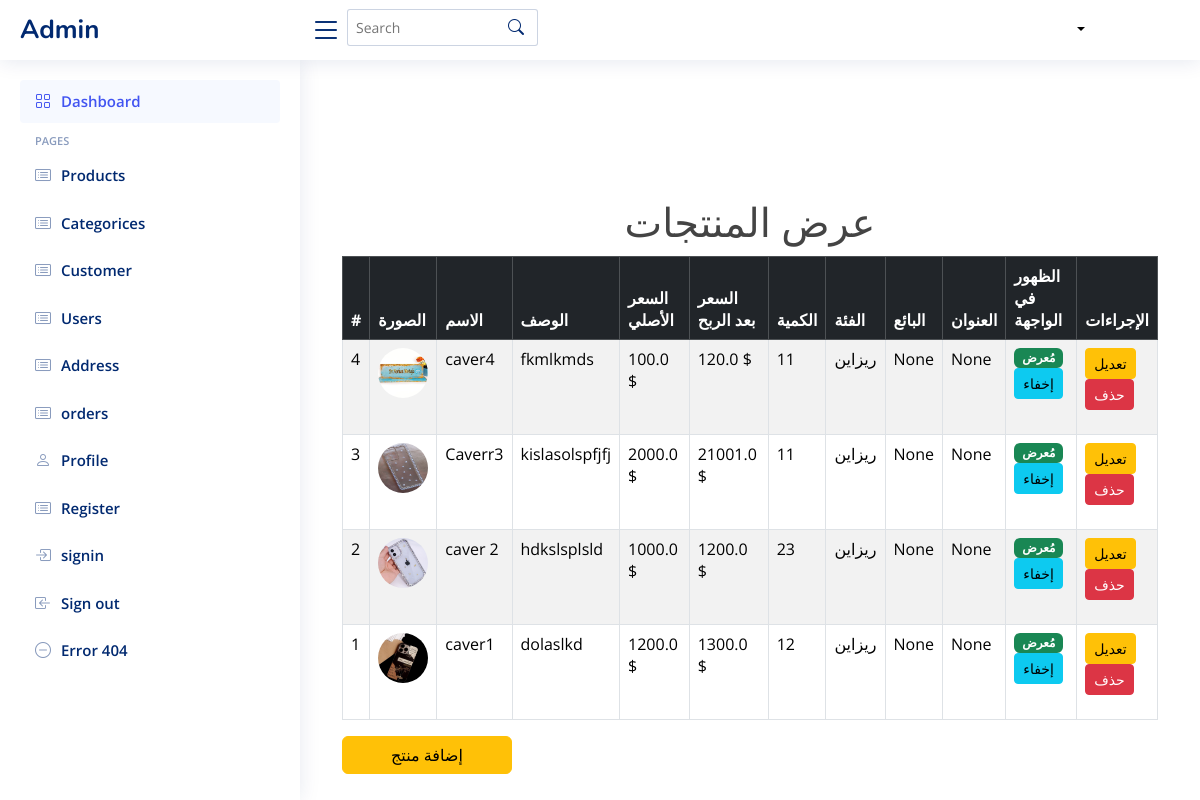
The page /show_product on the database its author committed.
### tables this page shows
CREATE TABLE product (
    id INTEGER PRIMARY KEY AUTOINCREMENT,
    name VARCHAR(255) NULL,
    image VARCHAR(500),
    description TEXT,
    category_id INTEGER NOT NULL,  -- القسم الفرعي
    seller_id INTEGER NOT NULL,  -- صاحب المنتج
    address_id INTEGER NOT NULL,  -- عنوان صاحب المنتج
    price_id INTEGER,
    stock_id INTEGER,
    featured BOOLEAN DEFAULT 1,
    FOREIGN KEY (category_id) REFERENCES category(id),
    FOREIGN KEY (seller_id) REFERENCES sellers(id),
    FOREIGN KEY (address_id) REFERENCES seller_address(id),
    FOREIGN KEY (price_id) REFERENCES prices(id),
    FOREIGN KEY (stock_id) REFERENCES stock(id)
);

CREATE TABLE prices (
    id INTEGER PRIMARY KEY AUTOINCREMENT,
    product_id INTEGER,
    original_price REAL,
    profit_price REAL
);

CREATE TABLE stock (
    id INTEGER PRIMARY KEY AUTOINCREMENT,
    product_id INTEGER NOT NULL,
    quantity INT NOT NULL DEFAULT 0,
    last_updated TIMESTAMP DEFAULT CURRENT_TIMESTAMP
);

CREATE TABLE category (
    id INTEGER PRIMARY KEY AUTOINCREMENT,
    name TEXT  NULL,
    parent_id INTEGER,
    image TEXT,
    FOREIGN KEY (parent_id) REFERENCES categories (id) ON DELETE SET NULL
);

### app.py (the view)
@app.route('/show_product', methods=['GET'])
def show_product():
    conn = get_db_connection()
    products = conn.execute('''
        SELECT
            p.id,
            p.name,
            p.image,
            p.description,
            pr.original_price,
            pr.profit_price,
            s.quantity,
            c.name AS category,
            sllr.name AS seller,
            sa.address AS address,
            p.featured
        FROM product p
        LEFT JOIN prices pr ON p.price_id = pr.id
        LEFT JOIN stock s ON p.stock_id = s.id
        LEFT JOIN category c ON p.category_id = c.id
        LEFT JOIN sellers sllr ON p.seller_id = sllr.id
        LEFT JOIN seller_address sa ON sllr.SAddress_id = sa.id
        ORDER BY p.id DESC
    ''').fetchall()
    conn.close()
    return render_template('admin/show_product.html', products=products)

### app.py (called while the page is built)
def get_db_connection():
    conn = sqlite3.connect('database/Eshop.db')
    conn.row_factory = sqlite3.Row
    return conn

@app.context_processor
def inject_categories():
    conn = get_db_connection()
    cursor = conn.cursor()
    try:
        cursor.execute("""
            SELECT id, name, parent_id, image
            FROM category
            WHERE parent_id IS NULL
            ORDER BY name
        """)
        main_categories = cursor.fetchall()
        cursor.execute("SELECT id, name, parent_id, image FROM category ORDER BY name")
        all_categories = cursor.fetchall()
        return {
            'main_categories': main_categories,
            'all_categories': all_categories
        }
    finally:
        conn.close()

### templates/admin/show_product.html (shortened to what this page needs)
{% include 'admin/header.html' %}
<main id="main" class="main">
  <div class="container mt-5">
    <h1 class="text-center">عرض المنتجات</h1>
    <table class="table table-bordered table-striped">
      <thead class="table-dark">
        <tr>
          <th>#</th>
          <th>الصورة</th>
          <th>الاسم</th>
          <th>الوصف</th>
          <th>السعر الأصلي</th>
          <th>السعر بعد الربح</th>
          <th>الكمية</th>
          <th>الفئة</th>
          <th>البائع</th>
          <th>العنوان</th>
          <th>الظهور في الواجهة</th>
          <th>الإجراءات</th>
        </tr>
      </thead>
      <tbody>
        {% for product in products %}
          <tr>
            <td>{{ product.id }}</td>
            <td>
              {% if product.image %}
                <img src="{{ product.image }}" width="50" height="50" class="rounded-circle">
              {% else %}
                <span>لا توجد صورة</span>
              {% endif %}
            </td>
            <td>{{ product.name }}</td>
            <td>{{ product.description }}</td>
            <td>{{ product.original_price }} $</td>
            <td>{{ product.profit_price }} $</td>
            <td>{{ product.quantity }}</td>
            <td>{{ product.category }}</td>
            <td>{{ product.seller }}</td>
            <td>{{ product.address }}</td>
            <td>
              {% if product.featured %}
              <span class="badge bg-success">مُعرض</span>
              <a href="/toggle_featured/{{ product.id }}/0" class="btn btn-info btn-sm">إخفاء</a>
              {% else %}
              <span class="badge bg-secondary">غير مُعرض</span>
              <a href="/toggle_featured/{{ product.id }}/1" class="btn btn-info btn-sm">إظهار</a>
              {% endif %}
          </td>
              <td>
              <a href="/edit_product/{{ product.id }}" class="btn btn-warning btn-sm">تعديل</a>
              <form action="/delete_product/{{ product.id }}" method="POST" onsubmit="return confirm('هل أنت متأكد من الحذف؟');">
                <button type="submit" class="btn btn-danger btn-sm">حذف</button>
            </form>
            </td>
          </tr>
        {% endfor %}
      </tbody>
    </table>
    <a href="{{ url_for('add_product') }}" class="btn btn-warning ps-5 pe-5">إضافة منتج</a>
  </div>
</main>
</body>
</html>

### static/css/index.css (style rules this page uses)
:root { scroll-behavior: smooth; }
body { font-family: "Open Sans", sans-serif; background: #ffffff; color: #444444; }
a { color: #000; text-decoration: none; }
h1, h2, h3, h4, h5, h6 { font-family: "Nunito", sans-serif; }
#main { margin-top: 60px; padding: 20px 30px; transition: all 0.3s; }
@media (min-width: 1200px) { #main, #footer { margin-left: 300px; } }
a { color: #fff; }

### rows shown on the page
product: id "4", image (picture), name "caver4", description "fkmlkmds", original_price "100.0", profit_price "120.0", quantity "11", category "ريزاين", seller "None", address "None"
product: id "3", image (picture), name "Caverr3", description "kislasolspfjfj", original_price "2000.0", profit_price "21001.0", quantity "11", category "ريزاين", seller "None", address "None"
product: id "2", image (picture), name "caver 2", description "hdkslsplsld", original_price "1000.0", profit_price "1200.0", quantity "23", category "ريزاين", seller "None", address "None"
product: id "1", image (picture), name "caver1", description "dolaslkd", original_price "1200.0", profit_price "1300.0", quantity "12", category "ريزاين", seller "None", address "None"
